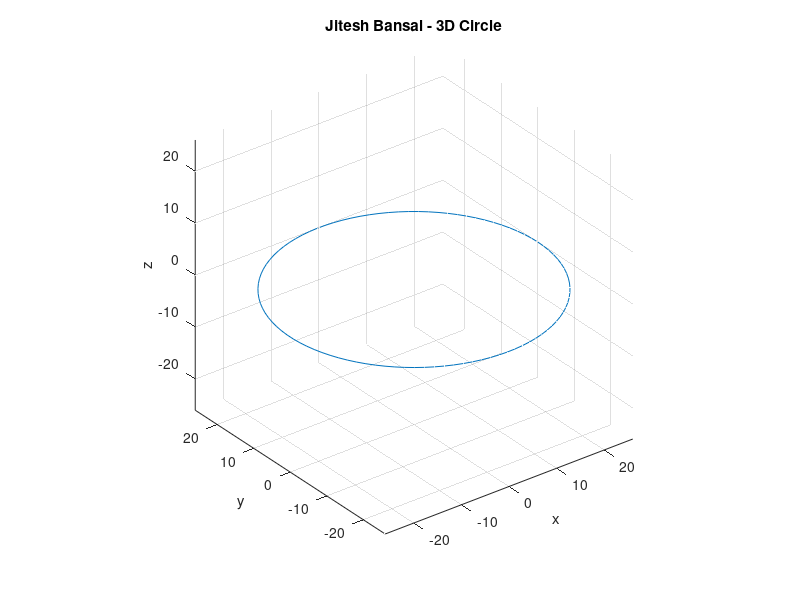

The MATLAB script that drew this image:
R = 26;
theta = linspace(0, 2*pi, 100);
x = R * cos(theta);
y = R * sin(theta);
z = zeros(size(theta));
plot3(x, y, z);
title('Jitesh Bansal - 3D Circle');
xlabel('x');
ylabel('y');
zlabel('z');
axis equal;
grid on;